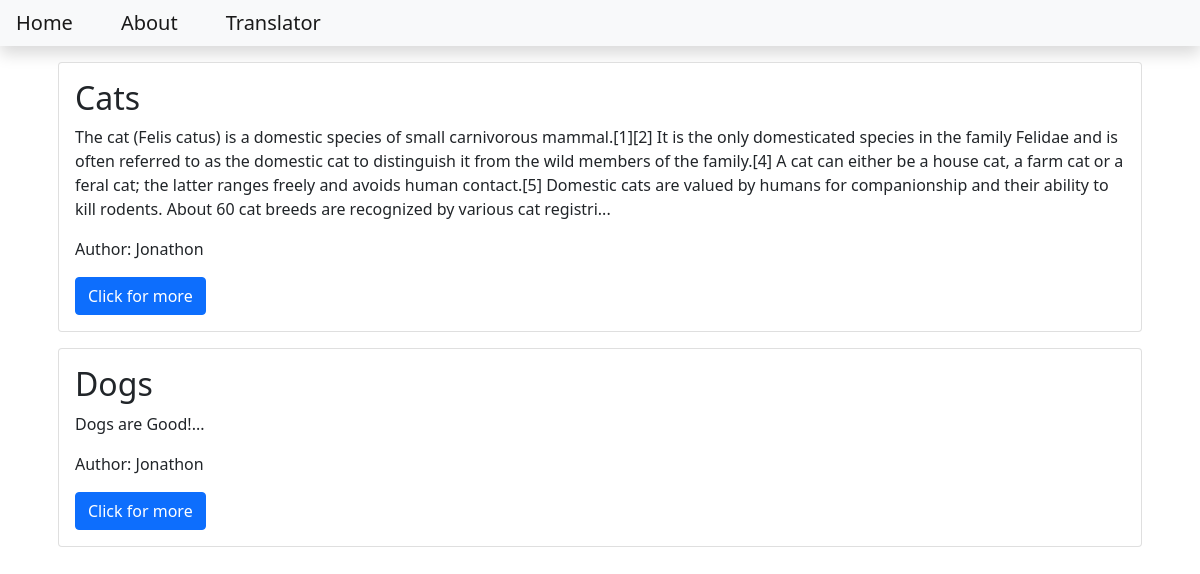
The page / on the database its author committed.
### blog/models.py (models this page shows, shortened)
class Post(models.Model):
    title = models.CharField(max_length=200)
    content = models.TextField()
    date_created = models.DateTimeField(auto_now_add=True)
    slug = models.SlugField(max_length=200, unique=True)
    author = models.ForeignKey(to=User, on_delete=models.CASCADE)
    status = models.IntegerField(choices=STATUS, default=0)

### blog/views.py (the view)
# urls.py: path('', views.PostList.as_view(), name = 'home'),
class PostList(generic.ListView):
    queryset = Post.objects.filter(status=1).order_by('-date_created')
    template_name = 'index.html'

### templates/index.html
{% extends 'base.html' %}
{% block content %}
        <div class="container">
        {% for post in post_list %}
            <div class = "card m-3">
                <div class="card-body">
                    <h2 class="car-title">
                        {{post.title}}
                    </h2>
                    <p class="card-text">
                        {{post.content | slice:"500"}}...
                    </p>
                    <p class = "card-text">
                        Author: {{post.author | title}}
                    </p>
                    <a class="btn btn-primary" href="{% url 'blog_view' post.slug %}">Click for more</a>
                </div>
            </div>
        {% endfor %}
        </div>
{% endblock content%}

### templates/base.html (shortened to what this page needs)
<!DOCTYPE html>
<html lang="en">
    <head>
        <link href="https://cdn.jsdelivr.net/npm/bootstrap@5.1.3/dist/css/bootstrap.min.css" rel="stylesheet">
    </head>
<body>
    <nav class="navbar navbar-expand-lg navbar-light bg-light shadow mb-3" id="mainNav">
        <div class="collapse navbar-collapse" id="navbarResponsive">
            <ul class="navbar-nav ml-auto">
                <li class="nav-item">
                    <a class="navbar-brand p-3" href="{% url 'home'%}">Home</a>
                </li>
                <li class="nav-item">
                    <a class="navbar-brand p-3" href="{% url 'about_view'%}">About</a>
                </li>
                <li class="nav-item">
                    <a class="navbar-brand p-3" href="{% url 'translator_view'%}">Translator</a>
                </li>
            </ul>
        </div>
    </nav>
{% block content %}
{% endblock content %}
</body>
</html>

### rows shown on the page
Post: title "Cats", content "The cat (Felis catus) is a domestic species of small carnivorous mammal.[1][2] It is the only domesticated species in the family Felidae and is often referred to as the domestic cat to distinguish it from the wild members of the family.[4] A cat can either be a house cat, a farm cat or a feral cat; the latter ranges freely and avoids human contact.[5] Domestic cats are valued by humans for companionship and their ability to kill rodents. About 60 cat breeds are recognized by various cat registri", author "Jonathon"
Post: title "Dogs", content "Dogs are Good!", author "Jonathon"
